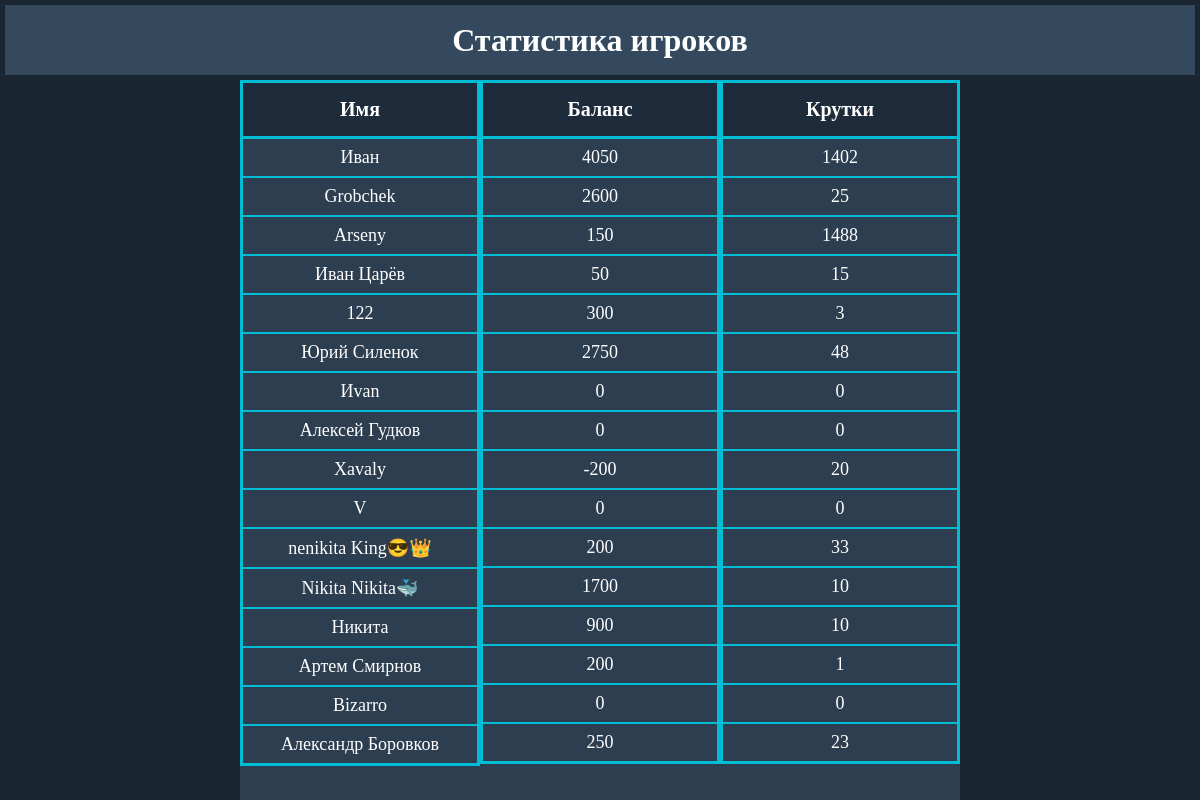
Before: / with the older database file.
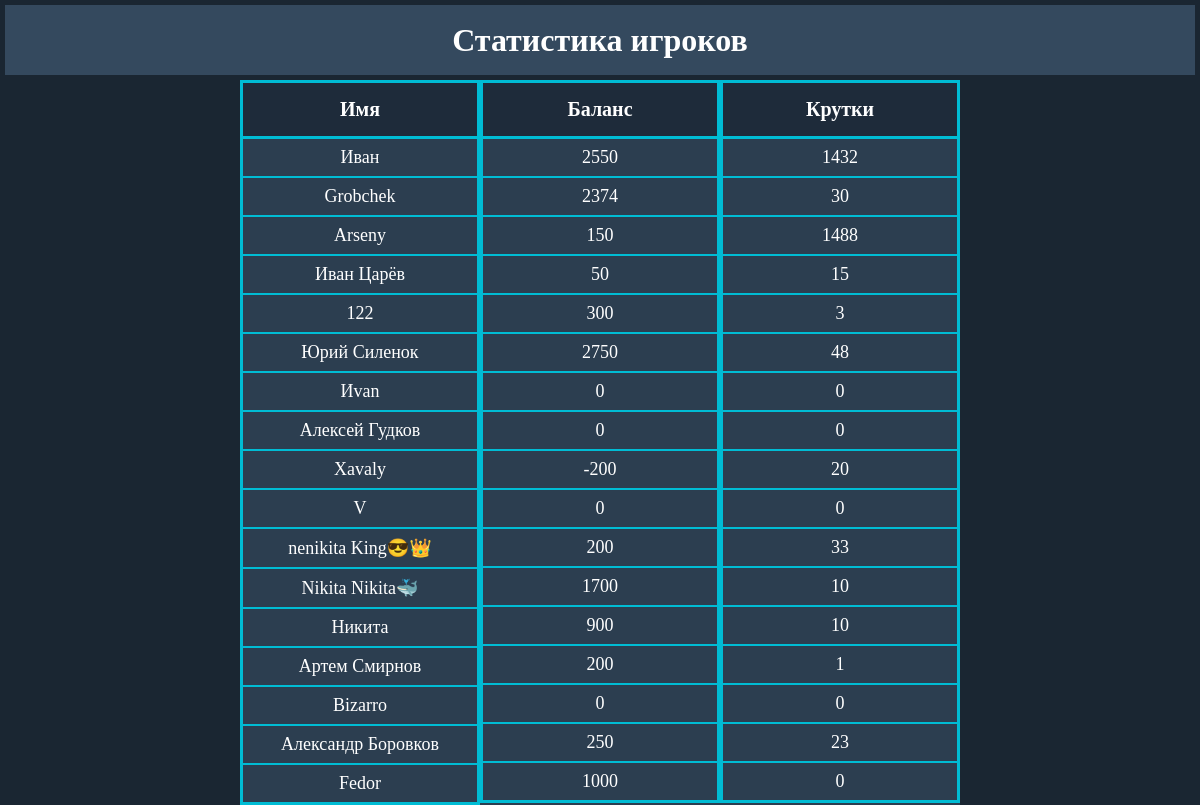
After: the same page with the newer database file.
### tables this page shows
CREATE TABLE "Players" (
	"id"	INTEGER NOT NULL,
	"user_id"	INTEGER,
	"username"	TEXT,
	"balance"	INTEGER,
	"spins"	INTEGER DEFAULT 0,
	PRIMARY KEY("id" AUTOINCREMENT)
);

### Syte/base/server.py (the view)
@app.route('/')
def index():
    cursor, connect = connect_db()
    cursor.execute("SELECT username, balance, spins FROM Players")
    users = cursor.fetchall()
    print("USERS:", users)
    connect.close()
    return render_template('syte.html', users=users)

### Syte/base/server.py (called while the page is built)
def connect_db():
    connect = sqlite3.connect(DB_PATH)
    cursor = connect.cursor()
    return cursor, connect

### Syte/base/templates/syte.html (shortened to what this page needs)
<!DOCTYPE html>
<html lang="ru">
<head>
    <link rel="stylesheet" href="../static/styles/style.css">
</head>
<body>
    <h1>Статистика игроков</h1>
    <div class="my-style1">
        <div class="column1"></div>
        <div class="column2">
            <h3>Имя</h3>
            {% for user in users %}
            <p>{{ user[0] }}</p>
            {% endfor %}
        </div>
        <div class="column2">
            <h3>Баланс</h3>
            {% for user in users %}
            <p>{{ user[1] }}</p>
            {% endfor %}
        </div>
        <div class="column2">
            <h3>Крутки</h3>
            {% for user in users %}
            <p>{{ user[2] }}</p>
            {% endfor %}
        </div>
        <div class="column1"></div>
    </div>
</body>
</html>

### Syte/base/static/styles/style.css (style rules this page uses)
html, body { height: 100vh; margin: 0; display: flex; flex-direction: column; background-color: #2c3e50; }
h1 { text-align: center; border: 5px solid #1a2632; height: 10%; margin: 0; box-sizing: border-box; background-color: #34495e; color: white; display: flex; align-items: center; justify-content: center; }
.my-style1 { display: grid; grid-template-columns: repeat(5, 1fr); height: 90%; color: white; align-items: start; }
.column1 { background-color: #1a2632; height: 100%; }
.column2 { background-color: #34495e; color: white; display: flex; flex-direction: column; align-items: center; justify-content: flex-start; text-align: center; border-left: 3px solid #00bcd4; border-right: 3px solid #00bcd4; border-top: 3px solid #00bcd4; border-bottom: 3px solid #00bcd4; padding: 0; min-height: auto; }
.column2 h3 { margin: 0; background-color: #1e2b3a; color: white; border-bottom: 3px solid #00bcd4; padding: 15px 0; width: 100%; font-size: 20px; }
.column2 p { margin: 0; font-size: 18px; border-bottom: 2px solid #00bcd4; width: 100%; padding: 8px 0; background-color: #2c3e50; }
.column2 p:last-child { border-bottom: none; }

Changed rows visible on the page:
changed Players "Иван": balance "4050" → "2550"; spins "1402" → "1432"
changed Players "Grobchek": balance "2600" → "2374"; spins "25" → "30"
added Players: username "Fedor", balance "1000", spins "0"
